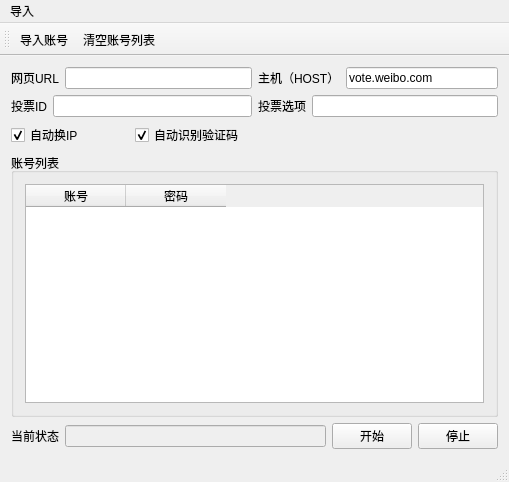
<?xml version="1.0" encoding="UTF-8"?>
<ui version="4.0">
 <class>autobots_toutiaoClass</class>
 <widget class="QMainWindow" name="autobots_toutiaoClass">
  <property name="geometry">
   <rect>
    <x>0</x>
    <y>0</y>
    <width>509</width>
    <height>482</height>
   </rect>
  </property>
  <property name="windowTitle">
   <string>微博投票</string>
  </property>
  <widget class="QWidget" name="centralWidget">
   <layout class="QGridLayout" name="gridLayout">
    <item row="0" column="0" colspan="2">
     <layout class="QHBoxLayout" name="horizontalLayout_10">
      <item>
       <layout class="QHBoxLayout" name="horizontalLayout_3">
        <item>
         <widget class="QLabel" name="label_3">
          <property name="text">
           <string>网页URL</string>
          </property>
         </widget>
        </item>
        <item>
         <widget class="QLineEdit" name="lineEdit_url">
          <property name="enabled">
           <bool>true</bool>
          </property>
         </widget>
        </item>
       </layout>
      </item>
      <item>
       <layout class="QHBoxLayout" name="horizontalLayout_9">
        <item>
         <widget class="QLabel" name="label_5">
          <property name="text">
           <string>主机（HOST）</string>
          </property>
         </widget>
        </item>
        <item>
         <widget class="QLineEdit" name="lineEdit_host">
          <property name="enabled">
           <bool>true</bool>
          </property>
          <property name="text">
           <string>vote.weibo.com</string>
          </property>
         </widget>
        </item>
       </layout>
      </item>
     </layout>
    </item>
    <item row="1" column="0">
     <layout class="QHBoxLayout" name="horizontalLayout_2">
      <item>
       <widget class="QLabel" name="label_2">
        <property name="text">
         <string>投票ID</string>
        </property>
       </widget>
      </item>
      <item>
       <widget class="QLineEdit" name="lineEdit_vote_id">
        <property name="enabled">
         <bool>true</bool>
        </property>
        <property name="text">
         <string/>
        </property>
       </widget>
      </item>
     </layout>
    </item>
    <item row="1" column="1">
     <layout class="QHBoxLayout" name="horizontalLayout_4">
      <item>
       <widget class="QLabel" name="label_4">
        <property name="text">
         <string>投票选项</string>
        </property>
       </widget>
      </item>
      <item>
       <widget class="QLineEdit" name="lineEdit_vote_order">
        <property name="enabled">
         <bool>true</bool>
        </property>
        <property name="text">
         <string/>
        </property>
       </widget>
      </item>
     </layout>
    </item>
    <item row="2" column="0">
     <layout class="QHBoxLayout" name="horizontalLayout_7">
      <item>
       <widget class="QCheckBox" name="checkBox_switch_ip">
        <property name="text">
         <string>自动换IP</string>
        </property>
        <property name="checked">
         <bool>true</bool>
        </property>
       </widget>
      </item>
      <item>
       <widget class="QCheckBox" name="checkBox_code_online">
        <property name="text">
         <string>自动识别验证码</string>
        </property>
        <property name="checked">
         <bool>true</bool>
        </property>
       </widget>
      </item>
     </layout>
    </item>
    <item row="3" column="0" colspan="2">
     <layout class="QHBoxLayout" name="horizontalLayout_6">
      <item>
       <widget class="QGroupBox" name="groupBox_2">
        <property name="sizePolicy">
         <sizepolicy hsizetype="Preferred" vsizetype="Preferred">
          <horstretch>4</horstretch>
          <verstretch>0</verstretch>
         </sizepolicy>
        </property>
        <property name="title">
         <string>账号列表</string>
        </property>
        <layout class="QGridLayout" name="gridLayout_2">
         <item row="0" column="0">
          <widget class="QTableWidget" name="tableWidget_account_id">
           <column>
            <property name="text">
             <string>账号</string>
            </property>
           </column>
           <column>
            <property name="text">
             <string>密码</string>
            </property>
           </column>
          </widget>
         </item>
        </layout>
       </widget>
      </item>
     </layout>
    </item>
    <item row="4" column="0" colspan="2">
     <layout class="QHBoxLayout" name="horizontalLayout">
      <item>
       <layout class="QGridLayout" name="gridLayout_3">
        <item row="0" column="0">
         <widget class="QLabel" name="label_1">
          <property name="text">
           <string>当前状态</string>
          </property>
         </widget>
        </item>
        <item row="0" column="1">
         <widget class="QLineEdit" name="lineEdit_msg">
          <property name="enabled">
           <bool>false</bool>
          </property>
         </widget>
        </item>
       </layout>
      </item>
      <item>
       <layout class="QHBoxLayout" name="horizontalLayout_5">
        <item>
         <widget class="QPushButton" name="pushButton_start">
          <property name="text">
           <string>开始</string>
          </property>
         </widget>
        </item>
        <item>
         <widget class="QPushButton" name="pushButton_pause">
          <property name="text">
           <string>停止</string>
          </property>
         </widget>
        </item>
       </layout>
      </item>
     </layout>
    </item>
   </layout>
  </widget>
  <widget class="QMenuBar" name="menuBar">
   <property name="geometry">
    <rect>
     <x>0</x>
     <y>0</y>
     <width>509</width>
     <height>23</height>
    </rect>
   </property>
   <widget class="QMenu" name="menu">
    <property name="title">
     <string>导入</string>
    </property>
    <addaction name="action_from_txt"/>
    <addaction name="action_clear_accounts"/>
    <addaction name="action_import_commentid"/>
    <addaction name="action_clear_comments"/>
   </widget>
   <addaction name="menu"/>
  </widget>
  <widget class="QToolBar" name="mainToolBar">
   <attribute name="toolBarArea">
    <enum>TopToolBarArea</enum>
   </attribute>
   <attribute name="toolBarBreak">
    <bool>false</bool>
   </attribute>
   <addaction name="action_from_txt"/>
   <addaction name="action_clear_accounts"/>
  </widget>
  <widget class="QStatusBar" name="statusBar"/>
  <action name="action_from_txt">
   <property name="text">
    <string>导入账号</string>
   </property>
   <property name="toolTip">
    <string>txt文本</string>
   </property>
  </action>
  <action name="action_import_commentid">
   <property name="text">
    <string>导入评论列表</string>
   </property>
  </action>
  <action name="action_clear_comments">
   <property name="text">
    <string>清空评论列表</string>
   </property>
  </action>
  <action name="action_clear_accounts">
   <property name="text">
    <string>清空账号列表</string>
   </property>
  </action>
 </widget>
 <layoutdefault spacing="6" margin="11"/>
 <resources>
  <include location="autobots_toutiao.qrc"/>
 </resources>
 <connections/>
</ui>
